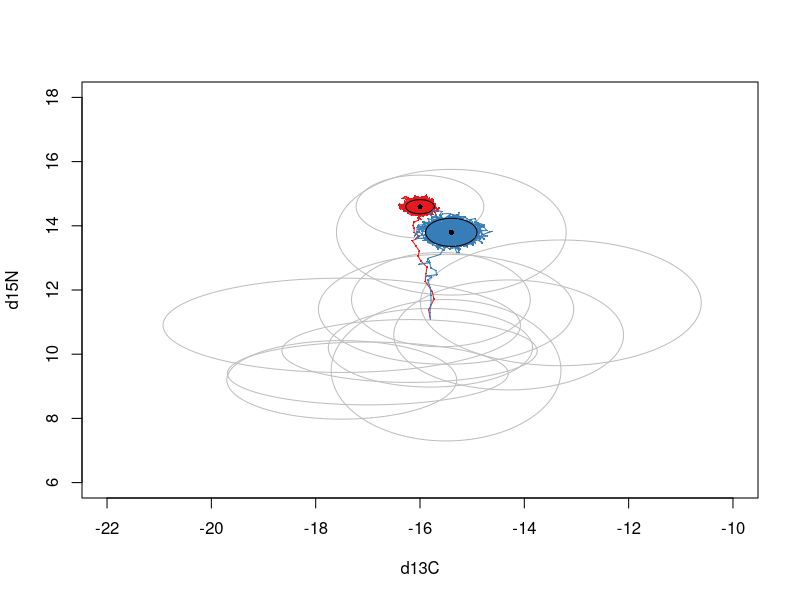
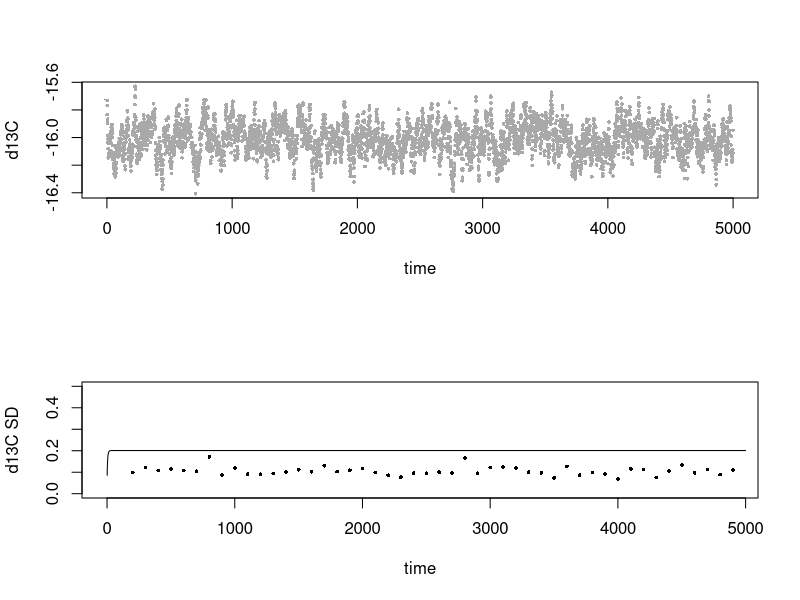
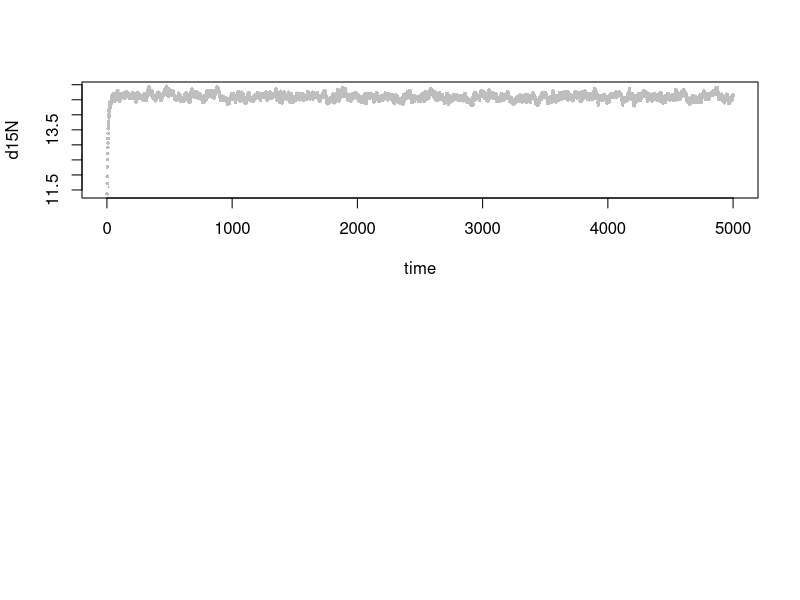

Generate these figures, in order, with R: (Note: this script raises an error after producing the figures.)
rm(list=c(ls()))

#Simulated consumer code
library(ellipse)
library(gtools)
library(RColorBrewer)


#Import prey data
prey <- read.csv("Prey.csv",header=TRUE)
nprey <- length(prey[,1])
ellip_prey <- list(nprey); CI <- 0.95
#build ellipses for prey
for (i in 1:nprey) {
  #Sigma <- matrix(c(prey$CSD[i],0,0,prey$NSD[i]),2,2)
  mu <- c(prey$CM[i],prey$NM[i])
  ellip_prey[[i]] <- ellipse(x=0,scale = c(prey$CSD[i],prey$NSD[i]),centre=mu,level=CI)
}

#Number of consumers
N = 2

#Body size of consumers (kg)
bmass <- rep(20,N)

#Time-steps
t_term <- 5000

#Matrix for saving consumer C values
c_m <- matrix(0,N,t_term)

#Matrix for saving consumer N values
n_m <- matrix(0,N,t_term)

#Matrix cor saving consumer prey bouts
d_m <- matrix(0,N,t_term)

#Initial consumer isotope values
#For now, the initial value will just be the means of the prey
c_init <- rep(mean(prey$CM),N)
n_init <- rep(mean(prey$NM),N)

c_m[,1] <- c_init
n_m[,1] <- n_init

#0 indicates generalist; 1 indicates specialist
#theta <- rep(1,N)
#theta <- rep(1,N)

#Dirichlet distribution for p_vector
#p_vector is the proportional contribution of prey to the diet of consumer
#p_vector determines a per-diem vector of proportional contributions
#given the Dirichlet from which it is drawn
Dir_param <- matrix(1,N,nprey)

Dir_param[1,7] <- 10000
Dir_param[2,6] <- 10000


#Which prey item does each consumer specialize on?
s_prey <- sample(nprey,N,replace=TRUE)
#cumulative distribution
#plot(sapply(seq(1,12),function(x){length(which(s_prey<x))/length(s_prey)}))

#Loop over time
for (t in 1:(t_term-1)) {
  
  #Loop over consumers
  for (i in 1:N) {
    #Define the carbon, nitrogen isotope values of body at time t
    cb <- c_m[i,t]
    nb <- n_m[i,t]
    
    #Define body mass of consumer
    #mb <- bmass[i]
    
    #Determine next prey item
    
    #With probability equal to e_gen[i], they will specialize
    #With probability equal to 1-e_gen[i], they will draw from prey randomly
    
    #RANDOM DRAW VERSION
    #Draw random value
    #     rdraw <- runif(1)
    #     if (rdraw < theta[i]) {
    #       #If specialist, select it's preferred prey
    #       next_prey <- s_prey[i]
    #     } else {
    #       #If generalist, randomly select from all prey
    #       next_prey <- sample(nprey,1,replace=TRUE)
    #     }
    #     #Randomly draw prey isotope values from known mean and sd
    #     cp_mean <- prey$CM[next_prey]
    #     cp_sd <- prey$CSD[next_prey]
    #     cp <- rnorm(1,cp_mean,cp_sd)
    #     np_mean <- prey$NM[next_prey]
    #     np_sd <- prey$NSD[next_prey]
    #     np <- rnorm(1,np_mean,np_sd)
    
    
    #DIRICHLET VERSION
    #draw proportional contribution vector from random dirichlet
    p_vec <- numeric(nprey)
    #if (N == 1) {
    #  p_vec[1:nprey-1] <- rdirichlet(1,Dir_param)
    #} else {
    p_vec[1:nprey] <- rdirichlet(1,Dir_param[i,])
    #}
    #p_vec[nprey] <- 1 - sum(p_vec)
    #Draw prey values from each prey
    cp_vec <- sapply(seq(1,nprey),function(x){rnorm(1,prey$CM[x],prey$CSD[x])})
    np_vec <- sapply(seq(1,nprey),function(x){rnorm(1,prey$NM[x],prey$NSD[x])})
    #Calculate weighted average
    cp <- p_vec %*% cp_vec
    np <- p_vec %*% np_vec
    
    #Prey biomass
    #set to one if each prey is to be equally weighted
    #(assume 1 kg of each thing is eaten rather than at individual level)
    #mp <- 1 #prey$Biomass[next_prey]
    
    #Define incorporation rate
    incorp_rate <- 0.1
    
    #weights for body size
    #f <- mb/(mb + mp)
    f <- 1 - incorp_rate
    
    cb_next <- f*cb + (1-f)*cp
    nb_next <- f*nb + (1-f)*np
    
    c_m[i,t+1] <- cb_next
    n_m[i,t+1] <- nb_next
    
  } #end i
  
} #end t



#Calculate the analytical expectation and variance trajectory for EACH INDIVIDUAL
E_lim_c <- numeric(N)
E_lim_n <- numeric(N)
Var_lim_c <- numeric(N)
Var_lim_n <- numeric(N)

for (i in 1:N) {
  
  #ind <- 1
  #plot(c_m[ind,],pch=16,cex=0.25) #; lines(c_m[ind,])
  
  #Dirichlet-Normal Approximation for expectation and variance
  a0 <- sum(Dir_param[i,1:nprey])
  
  #Expectation of the sum(p_i*X_i) quantity
  EDir_c <- (Dir_param[i,1:nprey]/a0) %*% prey$CM
  EDir_n <- (Dir_param[i,1:nprey]/a0) %*% prey$NM
  
  #Expectation of p_i
  Ep <- Dir_param[i,1:nprey]/a0
  
  #Variance of p_i
  VarDir_p <- sapply(Dir_param[i,],function(x){(x*(a0-x)) / (a0^2*(a0+1))})
  
  #Covariance of p_i,p_j
  CovDir_p <- matrix(0,nprey,nprey)
  for (k in 1:nprey) {
    for (j in 1:nprey) {
      CovDir_p[k,j] <- -(Dir_param[i,k]*Dir_param[i,j]) / (a0^2*(a0 + 1))
    }
  } 
  diag(CovDir_p) <- 0
  
  #Variance of the sum(p_i*X_i) quantity for CARBON
  VarDir_c_vec <- numeric(nprey)
  for (j in 1:nprey) {
    VarDir_c_vec[j] <- (prey$CSD[j]^2)*VarDir_p[j] + Ep[j]^2*(prey$CSD[j])^2  + VarDir_p[j]*prey$CM[j]^2 + prey$CM[j]*sum(CovDir_p[j,-j] * prey$CM[-j])       
  }
  VarDir_c <- sum(VarDir_c_vec)
  
  #Variance of the sum(p_i*X_i) quantity for NITROGEN
  VarDir_n_vec <- numeric(nprey)
  for (j in 1:nprey) {
    VarDir_n_vec[j] <- (prey$NSD[j]^2)*VarDir_p[j] + Ep[j]^2 * prey$NSD[j]^2  + VarDir_p[j]*prey$NM[j]^2 + prey$NM[j]*sum(CovDir_p[j,-j] * prey$NM[-j])       
  }
  VarDir_n <- sum(VarDir_n_vec)
  
  #Individual expectations as a function of time.
  analyticEDir_c <- sapply(seq(1,t_term),function(x){f^x*(c_init - EDir_c) + EDir_c})
  analyticEDir_n <- sapply(seq(1,t_term),function(x){f^x*(n_init - EDir_n) + EDir_n})
  #Individual SD as a function of time
  analyticDirSD_c <- sapply(seq(1,t_term),function(x){sqrt(0.5*VarDir_c*(f-1)*(exp(2*(f-1)*x)-1))})
  analyticDirSD_n <- sapply(seq(1,t_term),function(x){sqrt(0.5*VarDir_n*(f-1)*(exp(2*(f-1)*x)-1))})
  
  #Limit
  E_lim_c[i] <- analyticEDir_c[t_term]
  E_lim_n[i] <- analyticEDir_n[t_term]
  Var_lim_c[i] <- analyticDirSD_c[t_term]^2
  Var_lim_n[i] <- analyticDirSD_n[t_term]^2
  
}

colors <- rep(brewer.pal(8,"Set1"),round(N/9)+1)
#Plot prey ellipses
plot(ellip_prey[[1]],type="l",xlim=c(-22,-10),ylim=c(6,18),col="gray",xlab="d13C",ylab="d15N")
for (i in 2:nprey) {
  lines(ellip_prey[[i]],col="gray")
}
for (i in 1:N) {
  ind <- i
  points(c_m[ind,],n_m[ind,],pch=16,cex=0.25,col=colors[i])
  lines(c_m[ind,],n_m[ind,],pch=16,cex=0.25,col=colors[i])
  lines(ellipse(x=0,scale = c(sqrt(Var_lim_c[i]),sqrt(Var_lim_n[i])),centre=c(E_lim_c[i],E_lim_n[i]),level=CI))
}
points(E_lim_c,E_lim_n,col="black",pch=16,cex=0.7)











#CARBON
#Analytical approximation for pure specialist, SD=0

par(mfrow=c(2,1))
# analyticE <- sapply(seq(1,t_term),function(x){f^x*(c_init - cp_mean) + cp_mean})
# plot(c_m[ind,2:10000],pch=16,cex=0.5,xlab="time",ylab="d13C",col="gray")
# lines(analyticE)

#Plotting observed and expected values for the expectation CARBON
ind <- 1
analyticEDir <- sapply(seq(1,t_term),function(x){f^x*(c_init - EDir_c) + EDir_c})
plot(c_m[ind,2:t_term],pch=16,cex=0.5,xlab="time",ylab="d13C",col="darkgray")
lines(analyticEDir)

#Plotting observed and expected values for the variance CARBON
binsize = 100
#analyticSD <- sapply(seq(1,t_term),function(x){sqrt(0.5*cp_sd^2*(f-1)*(exp(2*(f-1)*x)-1))})
analyticDirSD_c <- sapply(seq(1,t_term),function(x){sqrt(0.5*VarDir_c*(f-1)*(exp(2*(f-1)*x)-1))})
bins <- seq(binsize+1,t_term,by=binsize)
sd_bin <- numeric(length(bins)-1)
for (i in 1:(length(bins)-1)) {
  bin0 <- bins[i]
  bin1 <- bins[i+1]
  sd_bin[i] <- sd(c_m[ind,bin0:bin1])
}
#sapply(seq(binsize+1,t_term,by=binsize),function(x){sd(c_m[ind,x-binsize:x])})
#I don't know why ^ doesn't work!
plot(bins[-1],sd_bin,
     pch=16,cex=0.5,xlim=c(0,tail(bins,n=1)),ylim=c(0,0.5),xlab="time",ylab="d13C SD",col="black")
lines(analyticDirSD_c)
#lines(analyticSD)


#NITROGEN
#Analytical approximation for pure specialist, SD=0
# par(mfrow=c(2,1))
# analyticE <- sapply(seq(1,t_term),function(x){f^x*(n_init - np_mean) + np_mean})
# plot(n_m[ind,2:t_term],pch=16,cex=0.5,xlab="time",ylab="d15N",col="gray")
# lines(analyticE)  

#Plotting observed and expected values for the variance NITROGEN
analyticEDir <- sapply(seq(1,t_term),function(x){f^x*(n_init - EDir_n) + EDir_n})
plot(n_m[ind,2:t_term],pch=16,cex=0.5,xlab="time",ylab="d15N",col="gray")
lines(analyticEDir)

#Plotting observed and expected values for the variance NITROGEN
binsize = 5000
#analyticSD <- sapply(seq(1,t_term),function(x){sqrt(0.5*np_sd^2*(f-1)*(exp(2*(f-1)*x)-1))})
analyticDirSD_n <- sapply(seq(1,t_term),function(x){sqrt(0.5*VarDir_n*(f-1)*(exp(2*(f-1)*x)-1))})
bins <- seq(binsize+1,t_term,by=binsize)
sd_bin <- numeric(length(bins)-1)
for (i in 1:(length(bins)-1)) {
  bin0 <- bins[i]
  bin1 <- bins[i+1]
  sd_bin[i] <- sd(n_m[ind,bin0:bin1])
}
#sapply(seq(binsize+1,t_term,by=binsize),function(x){sd(c_m[ind,x-binsize:x])})
#I don't know why ^ doesn't work!
plot(bins[-1],sd_bin,
     pch=16,cex=0.5,xlim=c(0,tail(bins,n=1)),ylim=c(0,0.5),xlab="time",ylab="d15N SD",col="black")
lines(analyticDirSD_n)


#Exploring the population-level parameter range
#specialization measure

epsilon_v <- seq(0,1,length.out=10)
avec <- matrix(0,10,nprey)
generalist <- rep(1/nprey,nprey)
specialist <- numeric(nprey); specialist[1] <- 1

#Vary from generalist to a specialist
for (i in 1:10) {
  avec[i,] <- epsilon_v[i]*generalist + (1-epsilon_v[i])*specialist
}


sim_matrix <- matrix(1,N,N)
diff_matrix <- matrix(0,N,N); diag(diff_matrix) <- 1
#similarity measure
psi_v <- seq(0,1,length.out=10)

sim_list <- list()
for (i in 1:length(psi)) {
  sim_list[[i]] <- psi_v[i]*sim_matrix + (1-psi_v[i])*diff_matrix
}

a_matrix <- matrix(0,N,nprey)

#For first individual, given value of epsilon, randomly sample alpha vector
#for second individual, given value of epsilon, and similarity between ind2 and ind1, randomly sample alpha vector
#for third individual, given value of epsilon, and similarity between ind3 and [ind1, ind2], randomly sample alpha vector
#Do this through N individuals
#Calculate Pop-Level Variance for each [epsilon, phi]

#Do this L times, and determine E[Pop-Level Variance] over L

#Plot

for (i in 1:length(epsilon)) {
  for (j in 1:length(psi)) {
    eps <- epsilon_v[i]
    psi <- psi_v[j]
    
    
    
    
    
  }
}

#Or just sample the shit out of the parameter space
L <- 10000
Epsi <- numeric(L)
Eepsilon <- numeric(L)
gen_vec <- rep(1/nprey,nprey)
spec_vec <- numeric(nprey); spec_vec[1] <- 1

for (l in 1:L) {
  #Build population p matrix
  #p_m <- matrix(runif(N*nprey),N,nprey)
  p_m <- matrix(rgamma(N*nprey,runif(1,1,10),runif(1,1,10)),N,nprey)
  p_m <- p_m/apply(p_m,1,sum) #ensures rows sum to 1
  
  #Build similarity matrix
  S_m <- matrix(0,N,N)
  for (i in 1:N) {
    for (j in 1:N) {
      v1 <- p_m[i,]
      v2 <- p_m[j,]
      mag1 <- sqrt(v1 %*% v1)
      mag2 <- sqrt(v2 %*% v2)
      S_m[i,j] <- (v1/mag1) %*% (v2/mag2)
    }
  }
  
  #Calculate <epsilon> and psi
  psi <- diag(ginv(sim_matrix - diff_matrix) %*% (S_m - diff_matrix))
  Epsi[l] <- 1 - mean(psi)
  
  M <- as.matrix(cbind(gen_vec,spec_vec))
  Minv <- ginv(M)
  Eepsilon[l] <- min(mean(apply(p_m,1,function(x){Minv %*% x})[1,]),1)
}

plot(Epsi,Eepsilon,xlim=c(0,1),ylim=c(0,1))
